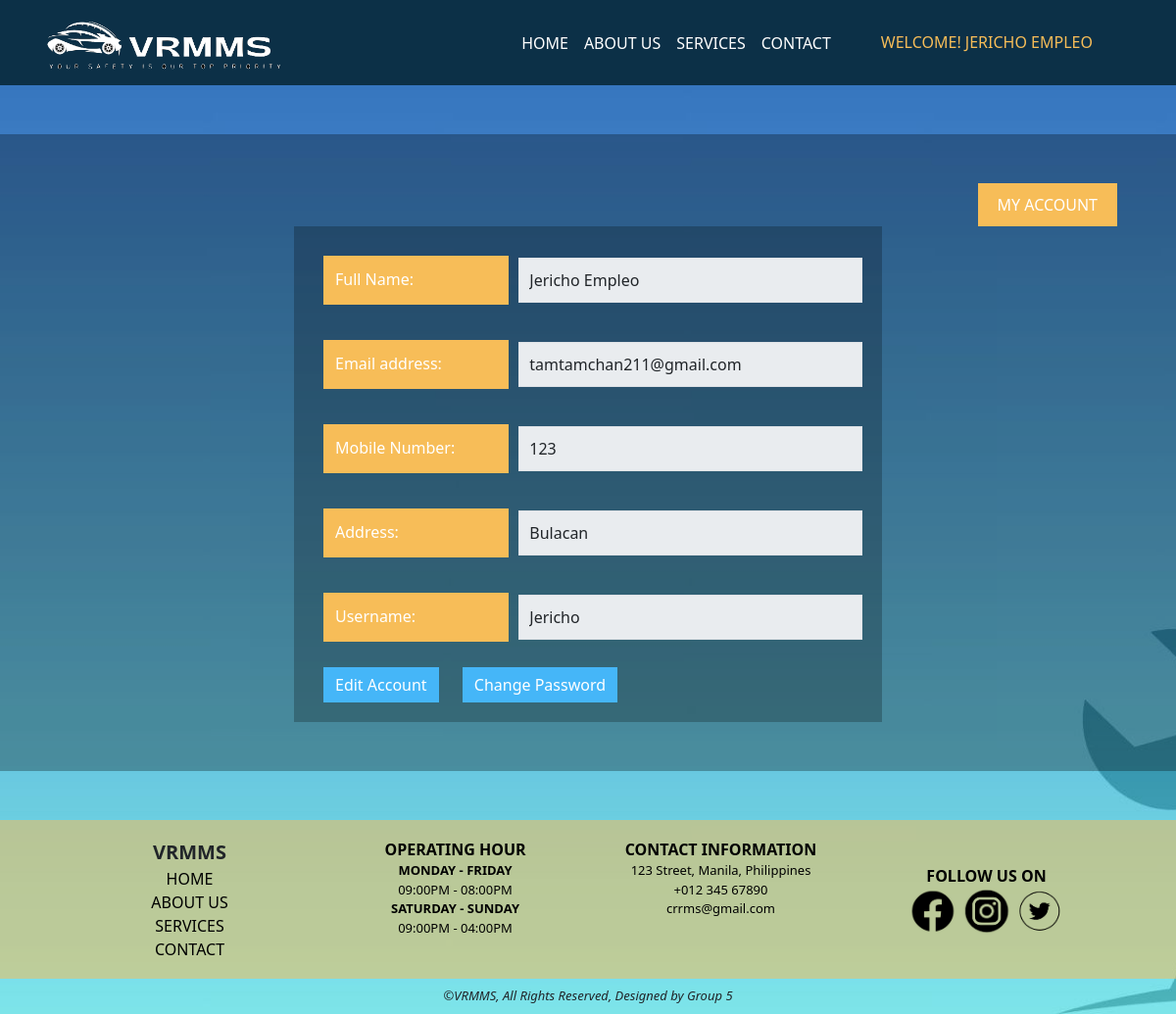
/Client/my-account.php (signed in), run on the app's committed database.
### tables this page shows
CREATE TABLE `client` (
  `client_id` int(11) NOT NULL,
  `fullname` varchar(50) NOT NULL,
  `email` varchar(100) NOT NULL,
  `mobile_number` int(20) NOT NULL,
  `address` varchar(100) NOT NULL,
  `username` varchar(30) NOT NULL,
  `password` varchar(200) NOT NULL
);

### Client/my-account.php (the view, shortened to what this page needs)
<?php
include('../connection.php');
if (isset($_SESSION['client_id'])) {
    $client_id = $_SESSION['client_id'];
    $sql = "SELECT fullname, email, mobile_number, address, username FROM client WHERE client_id = $client_id";
    $result = mysqli_query($con, $sql);
    if ($result) {
        $row = mysqli_fetch_assoc($result);
        $fullname = $row['fullname'];
        $email = $row['email'];
        $mobile_number = $row['mobile_number'];
        $address = $row['address'];
        $username = $row['username'];
    } else {
        echo "Error: " . mysqli_error($con);
    }
}
?>
<!DOCTYPE html>
<html lang="en">
<head>
    <link href="https://cdn.jsdelivr.net/npm/bootstrap@5.3.0/dist/css/bootstrap.min.css" rel="stylesheet">
     <link rel="stylesheet" href="../CSS/style.css">
     <link rel="stylesheet" href="../CSS/bg-style-a.css">
</head>
<body>
    <?php include "../common/navbar-for-folder.php" ?>
    <div class="f-height d-flex justify-content-center" style="margin-bottom: 50px;">
          <div class="text-white section" style="min-height: 445px;">
               <div>
                    <div>
                        <div class="head-section-txt">MY ACCOUNT</div>
                    </div>
                    <div style="width: 100%;" class="d-flex justify-content-center">
                        <div class="table-section">
                              <div class="w-100">
                              <form method="POST" action="">
                              <div class="mb-3">
                                   <label for="fullname" class="form-label">Full Name:</label>
                                   <input type="text" class="registration-input form-control" id="fullname" name="fullname"
                                        required value="<?php echo $fullname; ?>" disabled>
                              </div>
                              <div class="mb-3">
                                   <label for="email" class="form-label">Email address:</label>
                                   <input type="email" class="registration-input form-control" id="email" name="email" required
                                        value="<?php echo $email; ?>" disabled>
                              </div>
                              <div class="mb-3">
                                   <label for="mobile_number" class="form-label">Mobile Number:</label>
                                   <input type="text" class="registration-input form-control input-number-only"
                                        id="mobile_number" name="mobile_number" required value="<?php echo $mobile_number; ?>"
                                        disabled>
                              </div>
                              <div class="mb-3">
                                   <label for="address" class="form-label">Address:</label>
                                   <input type="text" class="registration-input form-control" id="address" name="address"
                                        required value="<?php echo $address; ?>" disabled>
                              </div>
                              <div class="mb-3">
                                   <label for="username" class="form-label">Username:</label>
                                   <input type="text" class="registration-input form-control" id="username" name="username"
                                        required value="<?php echo $username; ?>" disabled>
                              </div>
                              </form>
                              <a href="edit-account.php" class="btn btn-a">Edit Account</a>
                              <a href="Change_Password.php" class="btn btn-a">Change Password</a>
                              </div>
                        </div>
                    </div>
               </div>
          </div>
     </div>
    <?php include "../common/footer-for-folder.php" ?>
</body>
</html>

### CSS/style.css (style rules this page uses)
.f-height { height: fit-content; margin-top: 50px; margin-bottom: 143px; }
.section { background-color: rgba(0, 0, 0, 0.29); padding: 50px 5%; height: fit-content; width: 100%; }

### CSS/bg-style-a.css (style rules this page uses)
body { background-image: url('../Assets/background-picture.jpg'); background-size: cover; background-repeat: no-repeat; background-attachment: fixed; }

### Client/my-account.php (style rules this page uses)
.head-section-txt { width: fit-content; float: right; background-color: color(srgb 0.9702 0.7395 0.3452); padding: 10px 20px; font-weight: 500; }
.btn-a { background-color: color(srgb 0.2706 0.7121 0.9729) !important; border: none; color: white !important; border-radius: 0px; margin: 0px 10px; }
.mb-3 { display: flex; }
.table-section { min-width: 200px; overflow: scroll; width: 600px; background-color: rgba(0, 0, 0, 0.24); padding: 20px; display: flex; justify-content: center; }
.form-label { width: 35%; padding: 12px; background-color: color(srgb 0.9702 0.7395 0.3452); margin: 10px; }
.registration-input { margin: 12px 0px; border-radius: 0px; width: 65%; padding: 10px; }

### data on the page
client: fullname "Jericho Empleo", email "tamtamchan211@gmail.com", mobile_number "123", address "Bulacan", username "Jericho"

### other printed values
$_SESSION['fullname'] "JERICHO EMPLEO"
